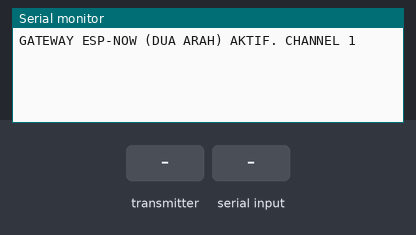
Recording of a sketch running on a simulated ESP32. Parts: the last lines printed to the serial monitor. Inputs (shaded band) come from the test bench.

Above: at 1.2 s.
1.3 s: the transmitter starts sending text = 0
At 1.61 s:
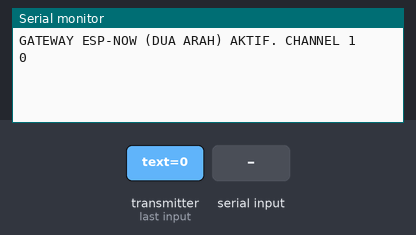
3.3 s: "1\n" received over Serial
At 3.61 s:
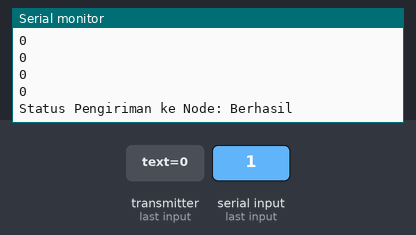

The sketch:

JOKO_gateway_espnow.ino
```cpp
#include <WiFi.h>
#include <esp_now.h>
#include <esp_wifi.h> // Tambahan untuk mengunci channel

// MAC Address Spesifik (Hanya mengirim ke Master ini saja sesuai permintaan
// Anda)
uint8_t nodeAddress[] = {0xB0, 0xCB, 0xD8, 0xCE, 0xE9, 0x80};

// Struktur pesan ESP-NOW (Dimaksimalkan ke 250 byte agar kompatibel dengan data
// Struktur pesan ESP-NOW (SAMA PERSIS 64 byte dengan MASTER)
typedef struct struct_message {
  char text[64];
} struct_message;

struct_message myDataIn;
struct_message myDataOut;

esp_now_peer_info_t peerInfo;

// Callback saat Gateway berhasil mengirim ke Node
void OnDataSent(const wifi_tx_info_t *pi, esp_now_send_status_t status) {
  // Hanya print jika butuh debugging
  Serial.print("Status Pengiriman ke Node: ");
  Serial.println(status == ESP_NOW_SEND_SUCCESS ? "Berhasil" : "Gagal");
}

// Callback saat data diterima dari udara (ESP32 Core 3.x)
void OnDataRecv(const esp_now_recv_info_t *esp_now_info,
                const uint8_t *incomingData, int len) {
  // Hanya proses jika panjang datanya persis 64 byte (Data dari Joko Master)
  // Ini mencegah Gateway salah membaca data dari Sensor Ultrasonik (24 byte)
  // yang bisa menghasilkan huruf acak/sampah.
  if (len == sizeof(myDataIn)) {
    memcpy(&myDataIn, incomingData, sizeof(myDataIn));
    // LANGSUNG CETAK KE SERIAL (Diteruskan ke Web / Raspberry Pi via kabel USB)
    Serial.println(myDataIn.text);
  }
}

void setup() {
  Serial.begin(115200);
  WiFi.mode(WIFI_STA);

  // SANGAT PENTING: Kunci channel WiFi ke 1 agar sama persis dengan Master
  // Anda. Jika tidak dikunci, ESP Joko dan ESP Master bisa berada di channel
  // berbeda sehingga pesan (seperti PAID:1) bisa gagal terkirim/diterima.
  esp_wifi_set_channel(1, WIFI_SECOND_CHAN_NONE);

  if (esp_now_init() != ESP_OK) {
    Serial.println("Error menginisialisasi ESP-NOW");
    return;
  }

  // Daftarkan Callback
  esp_now_register_recv_cb(OnDataRecv);

  // Daftarkan callback kirim secara standar
  esp_now_register_send_cb(OnDataSent);

  // Daftarkan Node Pengirim sebagai Peer (Spesifik)
  memset(&peerInfo, 0, sizeof(peerInfo)); // Pastikan memori bersih
  memcpy(peerInfo.peer_addr, nodeAddress, 6);
  peerInfo.channel = 1; // Sesuaikan dengan channel yang dikunci
  peerInfo.encrypt = false;

  if (esp_now_add_peer(&peerInfo) != ESP_OK) {
    Serial.println("Gagal mendaftarkan Node Peer");
    return;
  }

  Serial.println("GATEWAY ESP-NOW (DUA ARAH) AKTIF. CHANNEL 1");
}

void loop() {
  // Jika Web / Raspberry Pi Joko mengirim data via Serial (seperti PAID:1 atau
  // MEMBER_IN:2), Gateway akan mengirimkannya langsung ke Master Anda via
  // ESP-NOW
  if (Serial.available()) {
    String command = Serial.readStringUntil('\n');
    command.trim();
    if (command.length() > 0) {
      strncpy(myDataOut.text, command.c_str(), sizeof(myDataOut.text) - 1);
      myDataOut.text[sizeof(myDataOut.text) - 1] =
          '\0'; // Pastikan string tertutup
      esp_now_send(nodeAddress, (uint8_t *)&myDataOut, sizeof(myDataOut));
    }
  }
}
```

Measured:
- after the input at 1.3 s, the serial monitor: prints a new line at once (image 1)
- after the input at 3.3 s, the serial monitor: prints a new line at once (image 2)
